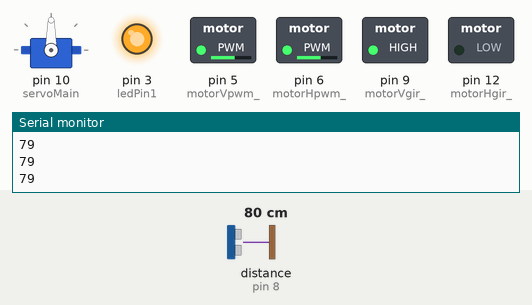
A sketch run on a simulated Arduino Uno, built with avr-gcc and run on an emulated ATmega328P. Shown: servo, switched loads named in the sketch (green lamp = pin HIGH), output pins drawn as LEDs (lit = HIGH), the last lines printed to the serial monitor. Wiring (inferred from the names in the program): ultrasonic range finder: trigger pin 7; echo pin 8. The inputs (shaded band) are chosen by the test bench; at power-on: distance to the obstacle (sensor on pin 8) 80 cm. The echo pulse lasts 58.3 µs per cm; pins used as bus, display or sensor lines are not drawn.

Above: at 1.8 s.
1.9 s: distance to the obstacle (sensor on pin 8) set to 35 cm
3.4 s: distance to the obstacle (sensor on pin 8) set to 28 cm
At 5.5 s:
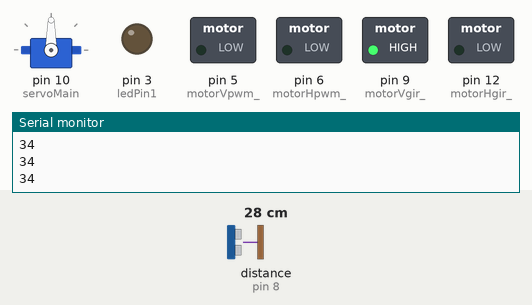
At 8.9 s:
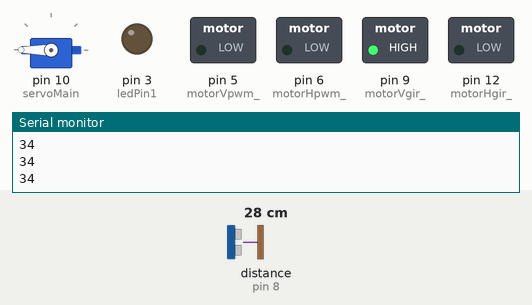
Timing chart, 0 to 20.1 s (numbered marks = the images above; inputs shaded):
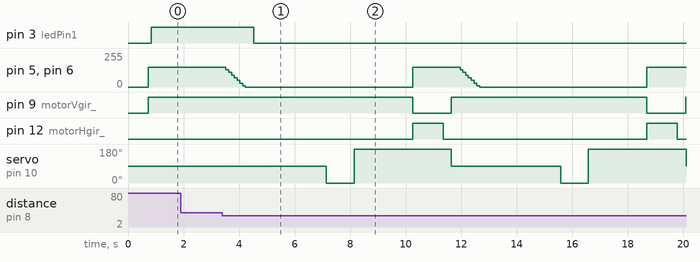

The sketch:

RobotCar_3.ino
```cpp
 //**************************** RobotCar_3 ********************************
// Only files with the .ino extension are scanned for include files.     *
// This is by design, for simplicity for one thing and so that a         *
// library can't include another library that includes another library   *
// and so on.                                                            *
// Athugid ad setja snuningsAtt i RobotFunctions.h a -1 ef servomotor    *
// er orvhentur  Breytt 23.3.2017                                        *
//***********************************************************************/
#include "Arduino.h"
#include "RobotFunctions.h"
#include <SoftwareSerial.h>
#include "MyDFPlayer.h"
int ledPin1 = 3;
int LED1 = 0;
unsigned long time1;

//************************** uppsetning á forritinu *****************
void setup()
{

    pinMode(ledPin1, OUTPUT); //Fyrir rauðu díóðuna

    pinMode(motorVpwm_,OUTPUT);
    pinMode(motorVgir_,OUTPUT);
    pinMode(motorHpwm_,OUTPUT);
    pinMode(motorHgir_,OUTPUT);

    servoMain.attach(10);//Servo on digital pin ~10

    pinMode(sonarTrigger_,OUTPUT);
    pinMode(sonarEcho_,INPUT_PULLUP); //Allir inngangar verda að hafa pullup vidnam
                                      //her notum við internal pullup (20kohm) orgjorvans
    pinMode(TXspilari_,OUTPUT);
    pinMode(RXspilari_,INPUT_PULLUP); //Notum aftur Internal pullup vidnam

    Serial.begin(9600);
    //******************** Setja upp MDFPlayer *************************
    mySerial.begin(9600);
    delay(500);
    //mp3_set_volume(25);
    mp3_set_volume(30);
    //mp3_set_volume(10);
    delay(100);

    /* mp3_play_track(17);  // 17. Bíll í gang (gamli bíllinn)
     delay(5000); */
     mp3_play_track(19);     // Monkey island intro
     lagNr=2;
     //Timar
     time=millis();         //Setur time breytuna á tíma liðinn frá starti
     timeX=time;
     reiknaPulsBreidd(0,-1); //SONAR beint framm, í þessum bíl er leiðrétt um +2°
     lengdX=lengd();
}//End of setup *********

//*************************** Keyrslulykkjan **********************
void loop()
{
    double haegri = 0; //Breyta sem heldur utan um lengd þegar hann skannar til haegri
    double vinstri = 0; //Breyta sem heldur utan um lengd þegar hann skannnar til vinstri

    reiknaPulsBreidd(0,-1); //SONAR beint framm, í þessum bíl er leiðrétt um +2°
    delay(100);
    startCar(); // Bíll keyrir áfram
    Serial.println(lengd());
    delay(100);
    if(digitalRead(RXspilari_)==1) //Ef Spilari upptekinn þá er RXspilari==0
    {                              //RXspilari (D2) tengist BUSY tengi á spilara sjá mynd 17
      if(lagNr==20)
         lagNr=1;
      mp3_play_track(lagNr++);
    }


   if(lengd() < 30)
   {
      stopCar();
      delay(300);
      digitalWrite(ledPin1, LOW);
      delay(300);
      mp3_play_track(20);
      delay(2000);
      mp3_play_track(19);
      delay(300);
      reiknaPulsBreidd(90,-1);
      haegri = lengd();
      delay(1000);
      reiknaPulsBreidd(90, 1);
      delay(1000);
      vinstri = lengd();
      delay(300);

      if(vinstri > haegri) {
        delay(300);
        backCar();
        delay(300);
        backCar();
        delay(300);
        driveLeft();
        delay(300);
        driveLeft();
      } else if(haegri > vinstri) {
        delay(300);
        backCar();
        delay(300);
        backCar();
        delay(300);
        driveRight();
        delay(300);
        driveRight();
      }
     } else {
        digitalWrite(ledPin1, HIGH);
      }

      startCar();

}//End of loop *********************
```

MyDFPlayer.h
```cpp
//*********************** MyDFPlayer.h ***************************
#include "Arduino.h"

//Athugið að TX (4)á Arduino tengist við RX (2) a DFPlayer
//og að RX (2) á Arduino tengist BUSY (16) a DFPlayer
//Busy á DFPlayer er í lástöðu meðan lag er spilað en hástöðu annars
SoftwareSerial mySerial(2, 4); // RX, TX á arduino


void mp3_play_track(unsigned char fileNum)  //Spilar skrana fileNum
{
    unsigned char pakki[8] = { 0X7E, 0XFF, 0X06, 0X03, 00, 00, fileNum, 0XEF};
    for (int i=0; i<8; i++)
    {
       mySerial.write( pakki[i] );
    }
}
void mp3_play_next()  //Spilar naestu skra a sd kortinu
{
    unsigned char pakki[8] = { 0X7E, 0XFF, 0X06, 0X01, 00, 00, 00, 0XEF};
    for (int i=0; i<8; i++)
    {
       mySerial.write( pakki[i] );
    }
}
void mp3_play_previous()  //Spilar skrana er sidast var spilud
{
   unsigned char pakki[8] = { 0X7E, 0XFF, 0X06, 0X02, 00, 00, 00, 0XEF};
   for (int i=0; i<8; i++)
   {
      mySerial.write( pakki[i] );
   }
}
void mp3_set_volume(unsigned char volume)   //Setur hljodstyrkinn a volume 0..30
{
    unsigned char pakki[8] = { 0X7E, 0XFF, 0X06, 0X06, 00, 00, volume, 0XEF};
    for (int i=0; i<8; i++)
    {
       mySerial.write( pakki[i] );
    }
}
void mp3_play() //Spilar fyrstu skrana a sd kortinu an hindrana
{
    unsigned char pakki[8] = { 0X7E, 0XFF, 0X06, 0X0D, 00, 00, 00, 0XEF};
    for (int i=0; i<8; i++)
    {
       mySerial.write( pakki[i] );
    }
}
```

RobotFunctions.h
```cpp
//******Robot Functions  ************
#include <Servo.h> //Servo er innbyggður í Arduino en það þarf að stofna servoMain sem er þá eintak af Servo
Servo servoMain;   //ServoMain hefur t.d. fallið write(int stefna)
//******************* Skilgreining á tengjum og breytum **************
int motorVpwm_=5;
int motorVgir_=9;
int motorVpwm;     //Geymir stöðu motorV  (analogWrite(motorVpwm_,motorVpwm);)

int motorHpwm_=6;
int motorHgir_=12;
int motorHpwm;     //Geymir stöðu motorH  (analogWrite(motorHpwm_,motorHpwm);)
int servo_=10;      //Geymir númer servo tengis

/*
int VgrunnV=125;   //Upphafsgildi mótoranna
int VgrunnH=125;
*/
int VgrunnV=150;   //Upphafsgildi mótoranna
int VgrunnH=150;

int TXspilari_=4;  //Sendir skipanir til mp3 spilarans
int RXspilari_=2;  //Tekur við skipunum frá mp3 spilara


int sonarTrigger_=7;       //Sendir 10us breiðan 40kHz sónarpúls
int sonarEcho_=8;          //Tekur á móti SONAR púlsinum
int lagNr;                 //Synir hvaða lag er spilad
int randomTurn=1;
//****************************Lengdir og Tímar
unsigned int lengdV;
unsigned int lengdH;
unsigned int lengdMax=0;
int lengdX=0;
unsigned long time;  //Notuð með millis() fallinu til að ákveða spilatíma laga
unsigned long timeX;

//******** Reikna púlsbreidd frá gráðum og kalla síðan á servoMain.write(stefna) *******
void reiknaPulsBreidd(int gradur,int snunAtt) //réttsaelis=1 rangsaelis=-1
{
   int stefna;
   if(snunAtt>=0)
      stefna=gradur+90;
   else
      stefna=-1*gradur+90;

   if(stefna<0)
      stefna=0;
   if(stefna>180)
      stefna=180;
   servoMain.write(stefna);
}

//******************** unsigned int lengd() Reiknar fjarlaegd ad endurvarpi ***************
//Athugid ad nota Tetta fall ekki nema SONAR se tengdur annars bídur tolvan endalaust

unsigned int lengd() //Reikna lengd ad endurvarpi
{
   unsigned int tmp;
   digitalWrite(sonarTrigger_,HIGH);       //Setja trigger utgang í hastoðu (Byrja StartPuls)
   delayMicroseconds(10);                  //bíða í 10 us  (Start púls er 10us breiður)
   digitalWrite(sonarTrigger_,LOW);        //Setja trigger útgang í lastodu (enda startpuls)
   tmp=pulseIn(sonarEcho_,HIGH);

   tmp=tmp*0.01715;                          //tmp*34300cm/s /2 =tmp*0,01715cm/us
   return tmp;                //Skila lengdinni til baka til þess sem kallaði á fall
}

void startCar()
{
   digitalWrite(motorVgir_,HIGH);
   digitalWrite(motorHgir_,LOW);
   analogWrite(motorVpwm_,VgrunnV);
   analogWrite(motorHpwm_,VgrunnH);
}
void breakCar()
{
    analogWrite(motorVpwm_,0);
    analogWrite(motorHpwm_,0);
}
void stopCar()
{
   digitalWrite(motorVgir_,HIGH);
   digitalWrite(motorHgir_,LOW);
   analogWrite(motorVpwm_,150);
   analogWrite(motorHpwm_,150);
   delay(100);
   analogWrite(motorVpwm_,130);
   analogWrite(motorHpwm_,130);
   delay(100);
   analogWrite(motorVpwm_,110);
   analogWrite(motorHpwm_,110);
   delay(100);
   analogWrite(motorVpwm_,90);
   analogWrite(motorHpwm_,90);
   delay(100);
   analogWrite(motorVpwm_,70);
   analogWrite(motorHpwm_,70);
   delay(100);
   analogWrite(motorVpwm_,50);
   analogWrite(motorHpwm_,50);
   delay(100);
   analogWrite(motorVpwm_,30);
   analogWrite(motorHpwm_,30);
   delay(100);
   analogWrite(motorVpwm_,10);
   analogWrite(motorHpwm_,10);
   delay(100);
   analogWrite(motorVpwm_,0);
   analogWrite(motorHpwm_,0);
}
void backCar()
{
   //stopCar();
   delay(500);
   digitalWrite(motorVgir_,LOW);
   digitalWrite(motorHgir_,HIGH);
   analogWrite(motorVpwm_,VgrunnV);
   analogWrite(motorHpwm_,VgrunnH);
}

void driveLeft()
{
    digitalWrite(motorVgir_,LOW);
    digitalWrite(motorHgir_,LOW);
    analogWrite(motorVpwm_,VgrunnV);
    analogWrite(motorHpwm_,VgrunnH);
}
void driveRight()
{
    digitalWrite(motorVgir_,HIGH);
    digitalWrite(motorHgir_,HIGH);
    analogWrite(motorVpwm_,VgrunnV);
    analogWrite(motorHpwm_,VgrunnH);
}
/*
void erFastur(double lengdFrom) {
  double whatIsDistance = lengdFrom;

  if


}*/
```

Measured:
- the behaviour switches between 31 and 30 cm on distance to the obstacle (sensor on pin 8) (found by bisection; images 0 and 1)
- after the input at 3.4 s, pin 3 (ledPin1): HIGH → LOW after 1.1 s; pin 5 (motorVpwm_): ramps from 150/255 to 0/255 and jumps back, once every 8.4 s
